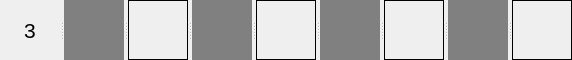
     <widget class="QSplitter" name="splitter_6">
      <property name="orientation">
       <enum>Qt::Horizontal</enum>
      </property>
      <widget class="QLabel" name="label_76">
       <property name="minimumSize">
        <size>
         <width>60</width>
         <height>60</height>
        </size>
       </property>
       <property name="maximumSize">
        <size>
         <width>60</width>
         <height>60</height>
        </size>
       </property>
       <property name="baseSize">
        <size>
         <width>60</width>
         <height>60</height>
        </size>
       </property>
       <property name="font">
        <font>
         <family>Arial</family>
         <pointsize>16</pointsize>
        </font>
       </property>
       <property name="layoutDirection">
        <enum>Qt::LeftToRight</enum>
       </property>
       <property name="text">
        <string>3</string>
       </property>
       <property name="alignment">
        <set>Qt::AlignCenter</set>
       </property>
      </widget>
      <widget class="QLabel" name="cell20">
       <property name="minimumSize">
        <size>
         <width>60</width>
         <height>60</height>
        </size>
       </property>
       <property name="maximumSize">
        <size>
         <width>60</width>
         <height>60</height>
        </size>
       </property>
       <property name="baseSize">
        <size>
         <width>60</width>
         <height>60</height>
        </size>
       </property>
       <property name="layoutDirection">
        <enum>Qt::LeftToRight</enum>
       </property>
       <property name="autoFillBackground">
        <bool>false</bool>
       </property>
       <property name="styleSheet">
        <string notr="true">background-color : grey</string>
       </property>
       <property name="text">
        <string/>
       </property>
      </widget>
      <widget class="QLabel" name="cell21">
       <property name="minimumSize">
        <size>
         <width>60</width>
         <height>60</height>
        </size>
       </property>
       <property name="maximumSize">
        <size>
         <width>60</width>
         <height>60</height>
        </size>
       </property>
       <property name="baseSize">
        <size>
         <width>60</width>
         <height>60</height>
        </size>
       </property>
       <property name="layoutDirection">
        <enum>Qt::LeftToRight</enum>
       </property>
       <property name="autoFillBackground">
        <bool>false</bool>
       </property>
       <property name="styleSheet">
        <string notr="true">border: 1px solid black</string>
       </property>
       <property name="text">
        <string/>
       </property>
      </widget>
      <widget class="QLabel" name="cell22">
       <property name="minimumSize">
        <size>
         <width>60</width>
         <height>60</height>
        </size>
       </property>
       <property name="maximumSize">
        <size>
         <width>60</width>
         <height>60</height>
        </size>
       </property>
       <property name="baseSize">
        <size>
         <width>60</width>
         <height>60</height>
        </size>
       </property>
       <property name="layoutDirection">
        <enum>Qt::LeftToRight</enum>
       </property>
       <property name="autoFillBackground">
        <bool>false</bool>
       </property>
       <property name="styleSheet">
        <string notr="true">background-color : grey</string>
       </property>
       <property name="text">
        <string/>
       </property>
      </widget>
      <widget class="QLabel" name="cell23">
       <property name="minimumSize">
        <size>
         <width>60</width>
         <height>60</height>
        </size>
       </property>
       <property name="maximumSize">
        <size>
         <width>60</width>
         <height>60</height>
        </size>
       </property>
       <property name="baseSize">
        <size>
         <width>60</width>
         <height>60</height>
        </size>
       </property>
       <property name="layoutDirection">
        <enum>Qt::LeftToRight</enum>
       </property>
       <property name="autoFillBackground">
        <bool>false</bool>
       </property>
       <property name="styleSheet">
        <string notr="true">border: 1px solid black</string>
       </property>
       <property name="text">
        <string/>
       </property>
      </widget>
      <widget class="QLabel" name="cell24">
       <property name="minimumSize">
        <size>
         <width>60</width>
         <height>60</height>
        </size>
       </property>
       <property name="maximumSize">
        <size>
         <width>60</width>
         <height>60</height>
        </size>
       </property>
       <property name="baseSize">
        <size>
         <width>60</width>
         <height>60</height>
        </size>
       </property>
       <property name="layoutDirection">
        <enum>Qt::LeftToRight</enum>
       </property>
       <property name="autoFillBackground">
        <bool>false</bool>
       </property>
       <property name="styleSheet">
        <string notr="true">background-color : grey</string>
       </property>
       <property name="text">
        <string/>
       </property>
      </widget>
      <widget class="QLabel" name="cell25">
       <property name="minimumSize">
        <size>
         <width>60</width>
         <height>60</height>
        </size>
       </property>
       <property name="maximumSize">
        <size>
         <width>60</width>
         <height>60</height>
        </size>
       </property>
       <property name="baseSize">
        <size>
         <width>60</width>
         <height>60</height>
        </size>
       </property>
       <property name="layoutDirection">
        <enum>Qt::LeftToRight</enum>
       </property>
       <property name="autoFillBackground">
        <bool>false</bool>
       </property>
       <property name="styleSheet">
        <string notr="true">border: 1px solid black</string>
       </property>
       <property name="text">
        <string/>
       </property>
      </widget>
      <widget class="QLabel" name="cell26">
       <property name="minimumSize">
        <size>
         <width>60</width>
         <height>60</height>
        </size>
       </property>
       <property name="maximumSize">
        <size>
         <width>60</width>
         <height>60</height>
        </size>
       </property>
       <property name="baseSize">
        <size>
         <width>60</width>
         <height>60</height>
        </size>
       </property>
       <property name="layoutDirection">
        <enum>Qt::LeftToRight</enum>
       </property>
       <property name="autoFillBackground">
        <bool>false</bool>
       </property>
       <property name="styleSheet">
        <string notr="true">background-color : grey</string>
       </property>
       <property name="text">
        <string/>
       </property>
      </widget>
      <widget class="QLabel" name="cell27">
       <property name="minimumSize">
        <size>
         <width>60</width>
         <height>60</height>
        </size>
       </property>
       <property name="maximumSize">
        <size>
         <width>60</width>
         <height>60</height>
        </size>
       </property>
       <property name="baseSize">
        <size>
         <width>60</width>
         <height>60</height>
        </size>
       </property>
       <property name="layoutDirection">
        <enum>Qt::LeftToRight</enum>
       </property>
       <property name="autoFillBackground">
        <bool>false</bool>
       </property>
       <property name="styleSheet">
        <string notr="true">border: 1px solid black</string>
       </property>
       <property name="text">
        <string/>
       </property>
      </widget>
     </widget>
